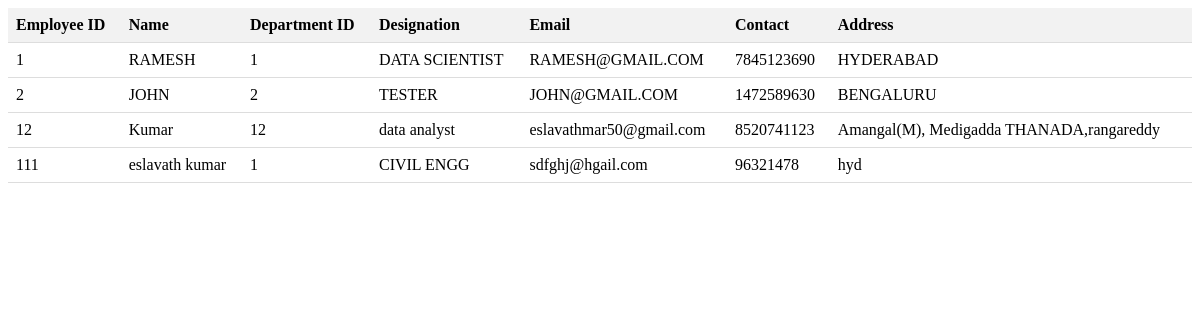
The page /employees on the database its author committed.
### tables this page shows
CREATE TABLE employee_details(eid int,ename varchar(20),dptid int,designation varchar(20),email varchar(20),contact int,address varchar(20));

### app.py (the view)
@app.route('/employees',methods = ['GET','POST'])
def show_employees():
    emp = Employee()
    data = emp.show_employees()
    return render_template('showemployees.html',employees = data)

### employee.py (called while the page is built)
    def show_employees(self):
        conn = sqlite3.connect('pms.db')
        cur = conn.cursor()
        cur.execute("SELECT * FROM EMPLOYEE_DETAILS")
        data = []
        for i in cur.fetchall():
            context = {}
            context['eid'] = i[0]
            context['ename'] = i[1]
            context['dptid'] = i[2]
            context['designation'] = i[3]
            context['email'] = i[4]
            context['contact'] = i[5]
            context['address'] = i[6]
            data.append(context)
        return data

### templates/showemployees.html (shortened to what this page needs)
<!DOCTYPE html>
<html>
<head>
</head>
<body>
    <table>
        <thead>
            <tr>
                <th>Employee ID</th>
                <th>Name</th>
                <th>Department ID</th>
                <th>Designation</th>
                <th>Email</th>
                <th>Contact</th>
                <th>Address</th>
            </tr>
        </thead>
        <tbody>
            {% for employee in employees %}
                <tr>
                    <td>{{ employee.eid }}</td>
                    <td>{{ employee.ename }}</td>
                    <td>{{ employee.dptid }}</td>
                    <td>{{ employee.designation }}</td>
                    <td>{{ employee.email }}</td>
                    <td>{{ employee.contact }}</td>
                    <td>{{ employee.address }}</td>
                </tr>
            {% endfor %}
        </tbody>
    </table>
</body>
</html>

### templates/showemployees.html (style rules this page uses)
table { border-collapse: collapse; width: 100%; }
th, td { padding: 8px; text-align: left; border-bottom: 1px solid #ddd; }
th { background-color: #f2f2f2; }

### rows shown on the page
employee_details: eid "1", ename "RAMESH", dptid "1", designation "DATA SCIENTIST", email "RAMESH@GMAIL.COM", contact "7845123690", address "HYDERABAD"
employee_details: eid "2", ename "JOHN", dptid "2", designation "TESTER", email "JOHN@GMAIL.COM", contact "1472589630", address "BENGALURU"
employee_details: eid "12", ename "Kumar", dptid "12", designation "data analyst", email "eslavathmar50@gmail.com", contact "8520741123", address "Amangal(M), Medigadda THANADA,rangareddy"
employee_details: eid "111", ename "eslavath kumar", dptid "1", designation "CIVIL ENGG", email "sdfghj@hgail.com", contact "96321478", address "hyd"
